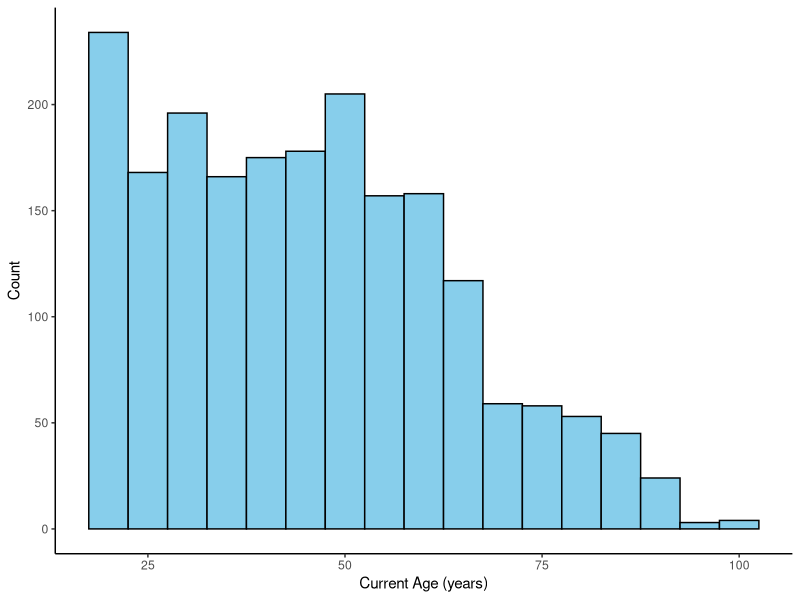
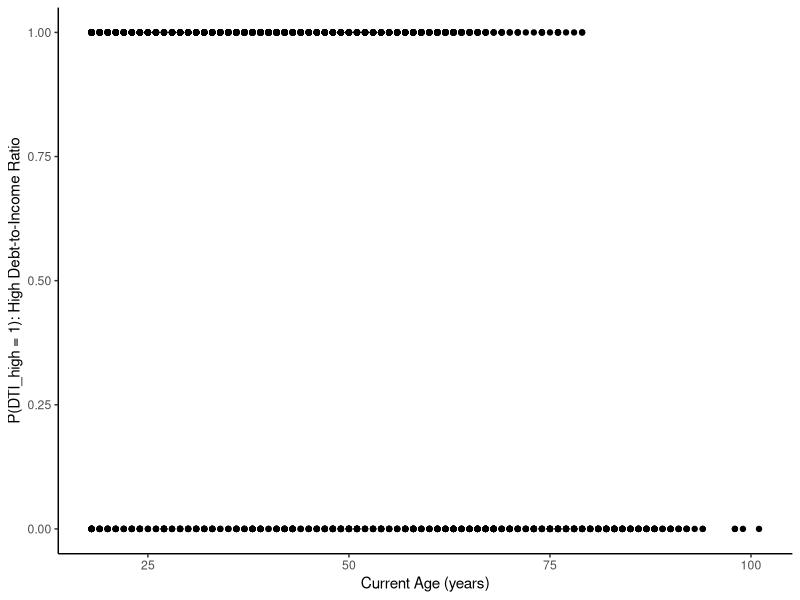
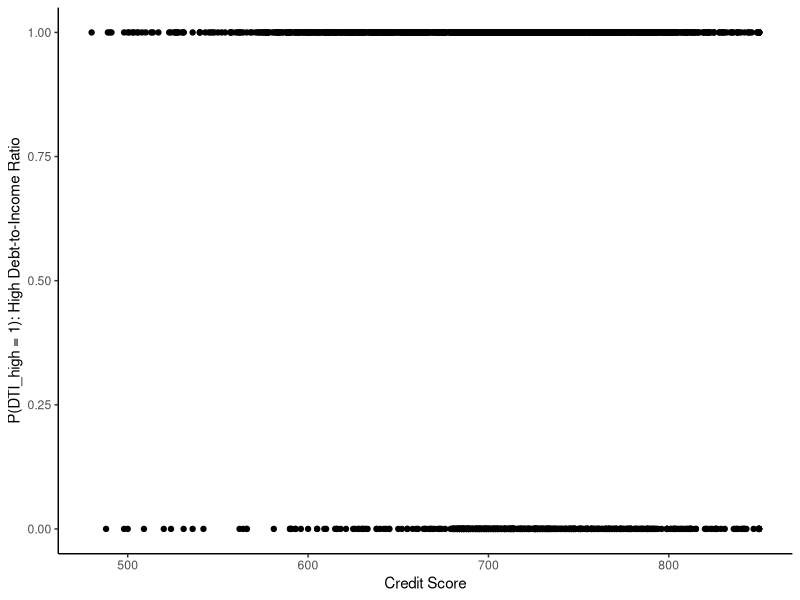
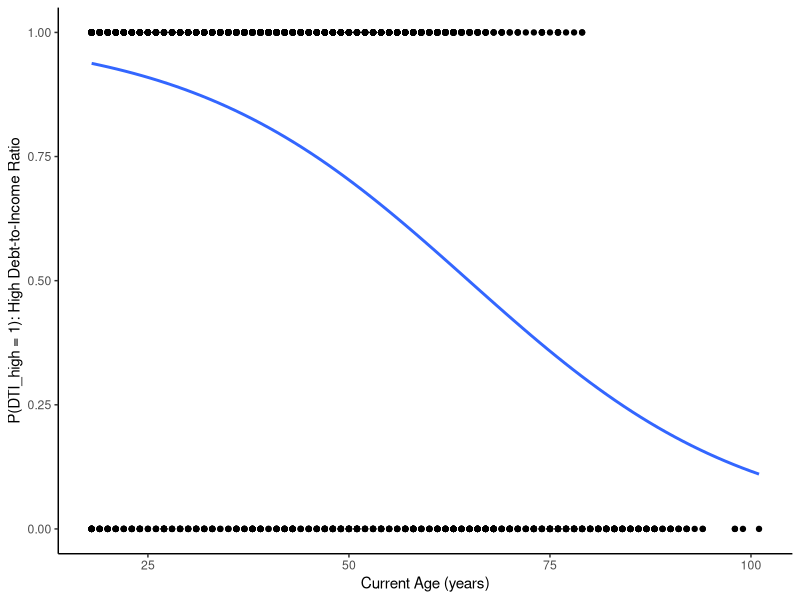
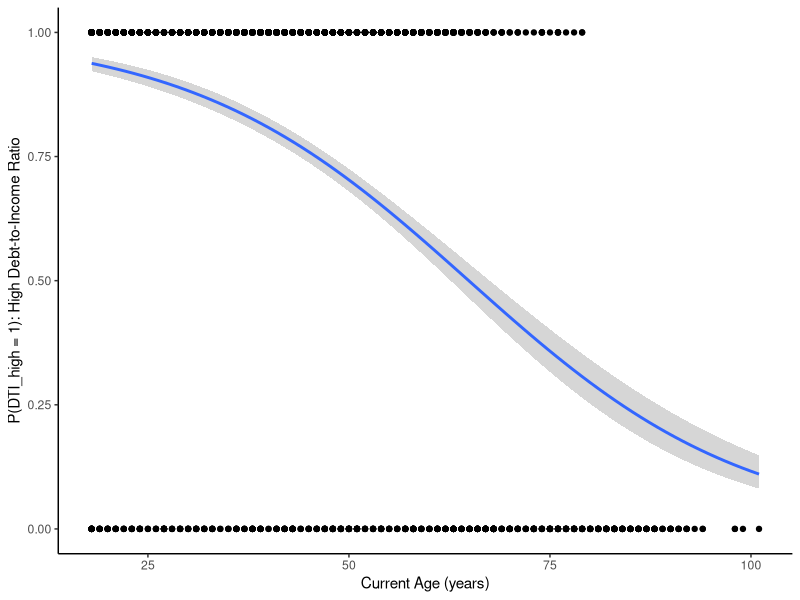
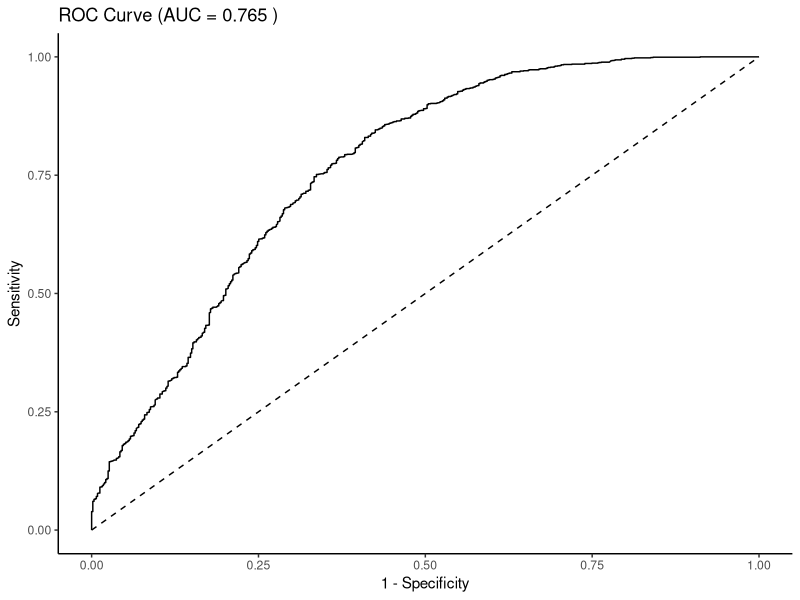

These charts were generated, in order, by the following R code:
# Load required libraries
library(tidyverse)
library(car)
library(lmtest)
library(pROC)
library(ggplot2)

# Load dataset
df_users <- read.csv("data/feature_engineered_users.csv")

# Creating binary response variable: DTI > 0.8
df_users <- df_users %>% 
  mutate(DTI_high = ifelse(Debt_to_Income_Ratio > 0.8, 1, 0))

# Subset to relevant variables
df_logistic <- df_users %>% 
  select(id, DTI_high, current_age, credit_score)

# Descriptive statistics for explanatory variables
desc_stats <- df_logistic %>%
  dplyr::summarise(
    across(c(current_age, credit_score),
           list(min = ~min(.),
                q1 = ~quantile(., 0.25),
                median = ~median(.),
                mean = ~mean(.),
                q3 = ~quantile(., 0.75),
                max = ~max(.),
                sd = ~sd(.),
                iqr = ~IQR(.)))
  )
print("Descriptive Statistics:")
print(desc_stats)

# Proportion of DTI_high
prop_DTI_high <- mean(df_logistic$DTI_high)
print(paste("Overall Proportion of users with DTI > 0.8:", round(prop_DTI_high, 4)))

# Fitting logistic regression model
logit_model <- glm(DTI_high ~ current_age + credit_score, 
                   family = binomial, data = df_logistic)
print("Logistic Regression Model Summary:")
print(summary(logit_model)$coefficients)

# --- Assumption Tests ---

# 1. Test for Linearity of Predictors in the Logit (Box-Tidwell Test)
# Add interaction terms between each predictor and its log to test for linearity
df_logistic <- df_logistic %>%
  mutate(current_age_log = current_age * log(current_age),
         credit_score_log = credit_score * log(credit_score))

# 3. Test for Multicollinearity (Correlation and Variance Inflation Factor - VIF)
# Correlation between current_age and credit_score
correlation <- cor(df_logistic$current_age, df_logistic$credit_score)
print("Correlation between current_age and credit_score:")
print(correlation)

# Variance Inflation Factor (VIF)
vif_values <- vif(logit_model)
print("Variance Inflation Factor (VIF) for Predictors:")
print(vif_values)

# 4. Large Sample Size (Already satisfied, but confirm)
sample_size <- nrow(df_logistic)
print("Sample Size Check:")
print(paste("Sample size:", sample_size))
if (sample_size >= 2000) {
  print("Large sample size assumption satisfied (>= 2000).")
} else {
  print("Sample size may be too small for robust inference.")
}

# --- Continue with the rest of the analysis ---

# Fitted model equation
coeffs <- coef(logit_model)
fitted_eq <- paste("logit[P(DTI_high = 1)] =", round(coeffs[1], 4), "+", 
                   round(coeffs[2], 4), "*current_age +", 
                   round(coeffs[3], 4), "*credit_score")
print(fitted_eq)

# Odds ratios
odds_ratios <- exp(coeffs)
print("Odds Ratios for Predictors:")
print(odds_ratios)

# Confidence intervals
print("95% Profile Likelihood Confidence Intervals for Odds Ratios:")
print(exp(confint(logit_model)))
print("95% Wald Confidence Intervals for Odds Ratios:")
print(exp(confint.default(logit_model)))

# Predicted probabilities at min and max age
new_data <- data.frame(
  current_age = c(min(df_logistic$current_age), max(df_logistic$current_age)),
  credit_score = mean(df_logistic$credit_score)
)
pred_probs <- predict(logit_model, new_data, type = "response")
print("Predicted Probabilities at Min and Max Age (Mean Credit Score):")
print(pred_probs)

# Graph 1: Distribution of Current Age (Histogram)
p1 <- ggplot(df_logistic, aes(x = current_age)) +
  geom_histogram(binwidth = 5, fill = "skyblue", color = "black") +
  labs(x = "Current Age (years)", y = "Count") +
  theme_classic()
print("Generating Histogram of Current Age")
print(p1)

# Graph 2: Scatterplot of Current Age vs. DTI_high (Raw Data)
p2 <- ggplot(df_logistic, aes(x = current_age, y = DTI_high)) +
  geom_point() +
  labs(x = "Current Age (years)", y = "P(DTI_high = 1): High Debt-to-Income Ratio") +
  theme_classic()
print("Generating Scatterplot of Current Age vs DTI_high")
print(p2)

# Graph 3: Scatterplot of Credit Score vs. DTI_high
p3 <- ggplot(df_logistic, aes(x = credit_score, y = DTI_high)) +
  geom_point() +
  labs(x = "Credit Score", y = "P(DTI_high = 1): High Debt-to-Income Ratio") +
  theme_classic()
print("Generating Scatterplot of Credit Score vs DTI_high")
print(p3)

# Graph 4: Scatterplot with Fitted Logistic Curve (Current Age vs. DTI_high)
p4 <- ggplot(df_logistic, aes(x = current_age, y = DTI_high)) +
  geom_point() +
  geom_smooth(method = "glm", method.args = list(family = "binomial"), se = FALSE) +
  labs(x = "Current Age (years)", y = "P(DTI_high = 1): High Debt-to-Income Ratio") +
  theme_classic()
print("Generating Scatterplot with Fitted Curve (Current Age vs DTI_high)")
print(p4)

# Graph 5: Scatterplot with Confidence Bands (Current Age vs DTI_high)
p5 <- ggplot(df_logistic, aes(x = current_age, y = DTI_high)) +
  geom_point() +
  geom_smooth(method = "glm", method.args = list(family = "binomial")) +
  labs(x = "Current Age (years)", y = "P(DTI_high = 1): High Debt-to-Income Ratio") +
  theme_classic()
print("Generating Scatterplot with Confidence Bands (Current Age vs DTI_high)")
print(p5)

# Likelihood Ratio Test
LRT <- logit_model$null.deviance - logit_model$deviance
df_LRT <- logit_model$df.null - logit_model$df.residual
p_LRT <- 1 - pchisq(LRT, df_LRT)
print(paste("LRT Statistic:", round(LRT, 4), "with", df_LRT, "df, p-value:", round(p_LRT, 6)))

# Type III Analysis of Deviance
print("Type III Analysis of Deviance:")
print(Anova(logit_model, type = "III"))

# Classification Table (Cutoff = 0.5)
pred_prob <- predict(logit_model, type = "response")
pred_class <- ifelse(pred_prob > 0.5, 1, 0)
class_tab <- table(df_logistic$DTI_high, pred_class)
rownames(class_tab) <- c("DTI_low", "DTI_high")
colnames(class_tab) <- c("Pred_low", "Pred_high")
print("Classification Table (Cutoff = 0.5):")
print(class_tab)

# Sensitivity, Specificity, and Correct Classification
sensitivity <- class_tab[2, 2] / sum(class_tab[2, ])
specificity <- class_tab[1, 1] / sum(class_tab[1, ])
correct_class <- (class_tab[1, 1] + class_tab[2, 2]) / sum(class_tab)
print(paste("Sensitivity:", round(sensitivity, 4)))
print(paste("Specificity:", round(specificity, 4)))
print(paste("Correct Classification Rate:", round(correct_class, 4)))

# Classification Table (Cutoff = Sample Proportion)
pi0 <- mean(df_logistic$DTI_high)
pred_class_pi0 <- ifelse(pred_prob > pi0, 1, 0)
class_tab_pi0 <- table(df_logistic$DTI_high, pred_class_pi0)
rownames(class_tab_pi0) <- c("DTI_low", "DTI_high")
colnames(class_tab_pi0) <- c("Pred_low", "Pred_high")
print(paste("Classification Table (Cutoff = Sample Proportion:", round(pi0, 4), ")"))
print(class_tab_pi0)

# Graph 6: ROC Curve
roc_obj <- roc(df_logistic$DTI_high, pred_prob)
auc_val <- round(auc(roc_obj), 4)
print(paste("Computed AUC Value:", auc_val))
p6 <- ggroc(roc_obj, legacy.axes = TRUE) +
  labs(x = "1 - Specificity", y = "Sensitivity", title = paste("ROC Curve (AUC =", auc_val, ")")) +
  theme_classic() +
  annotate("segment", x = 0, xend = 1, y = 0, yend = 1, lty = 2)
print("Generating ROC Curve")
print(p6)

# Multiple Correlation
mult_corr <- cor(df_logistic$DTI_high, fitted(logit_model))
print(paste("Multiple Correlation between Observed and Fitted Values:", round(mult_corr, 4)))

# Confidence Interval at Mean
new_width <- data.frame(
  current_age = mean(df_logistic$current_age),
  credit_score = mean(df_logistic$credit_score)
)
logit_pi_hat <- predict(logit_model, new_width, se = TRUE)
LL <- logit_pi_hat$fit - qnorm(0.975) * logit_pi_hat$se.fit
UL <- logit_pi_hat$fit + qnorm(0.975) * logit_pi_hat$se.fit
LL_pi <- exp(LL) / (1 + exp(LL))
UL_pi <- exp(UL) / (1 + exp(UL))
print("95% Confidence Interval for P(DTI_high = 1) at Mean Current Age and Credit Score:")
print(cbind(LL_pi, UL_pi))